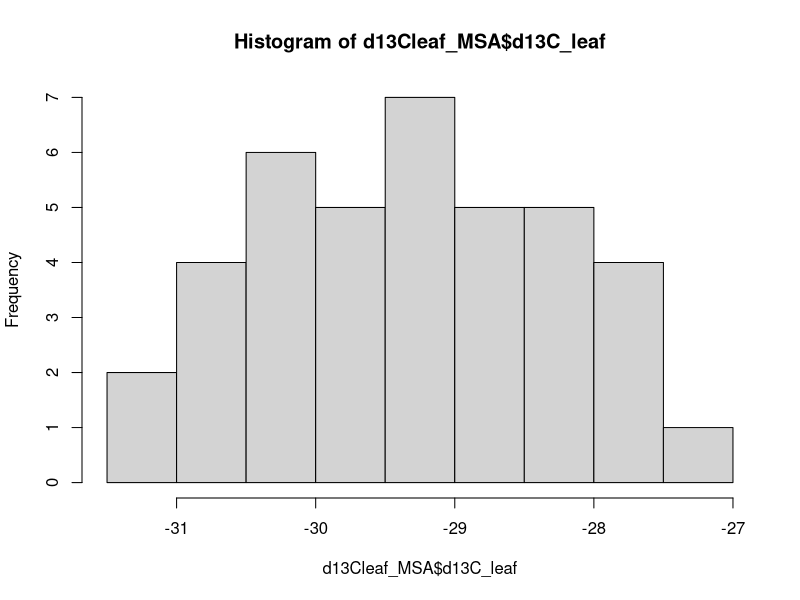
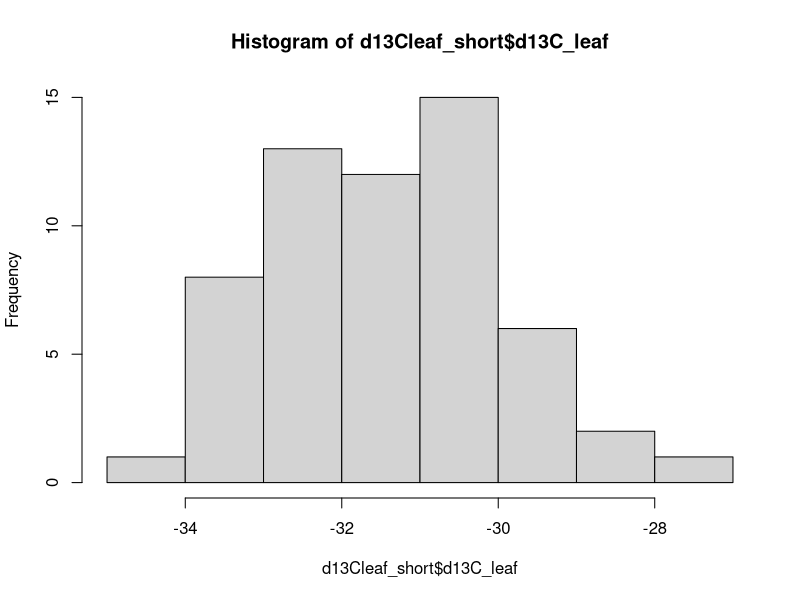
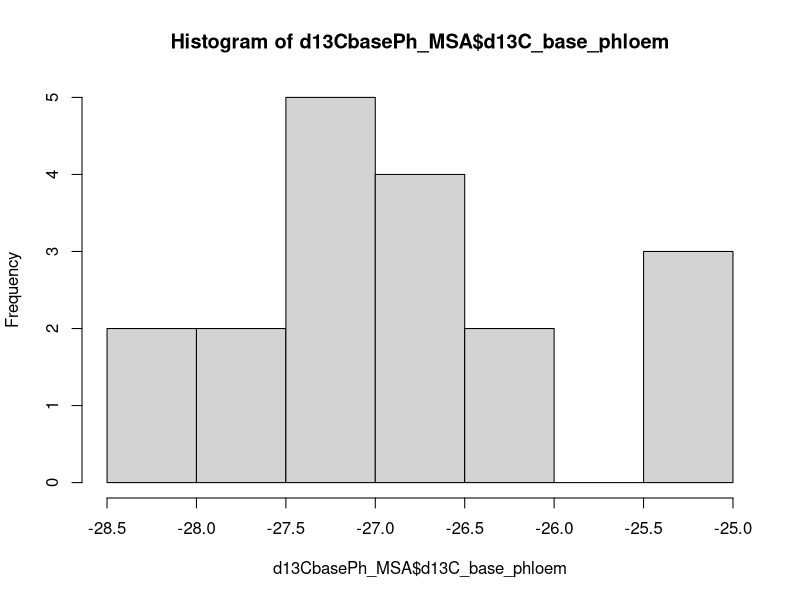
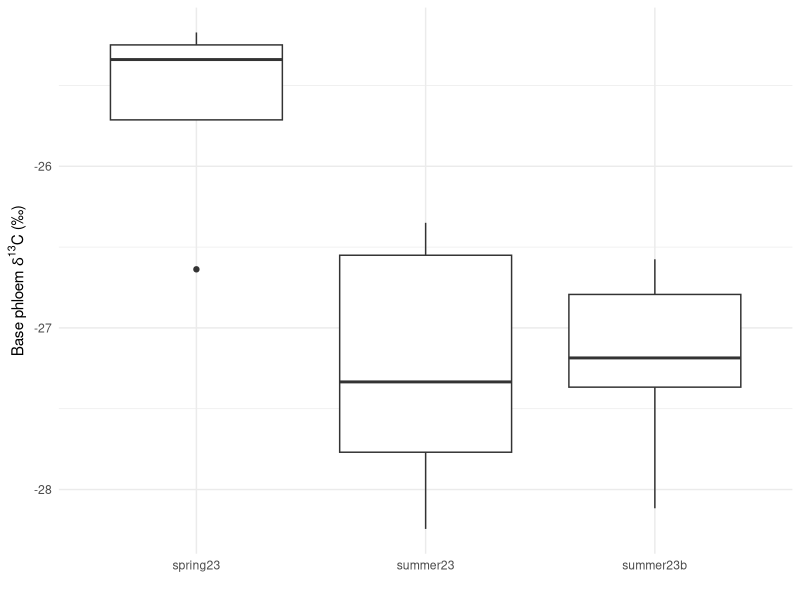
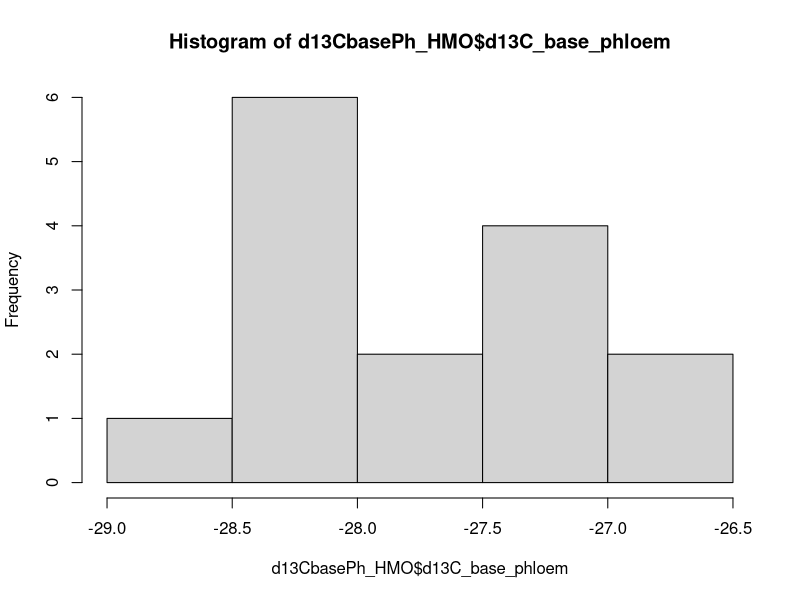
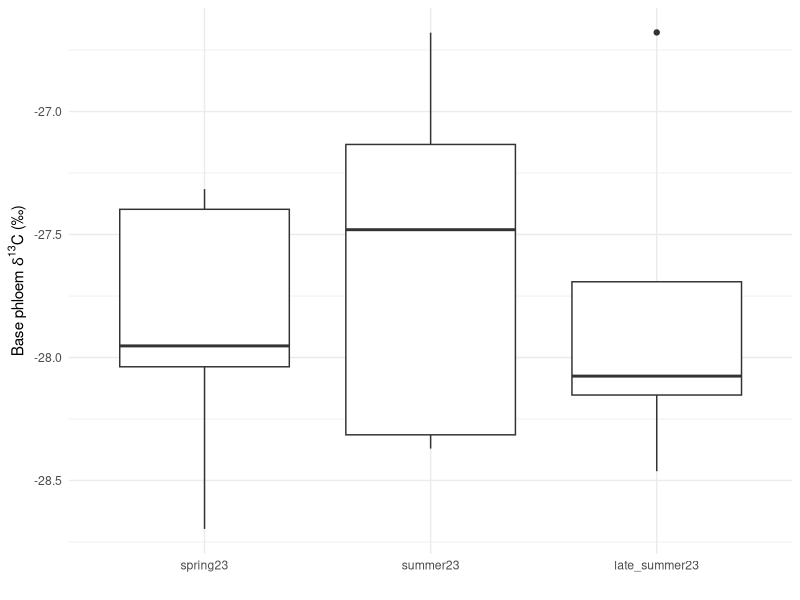
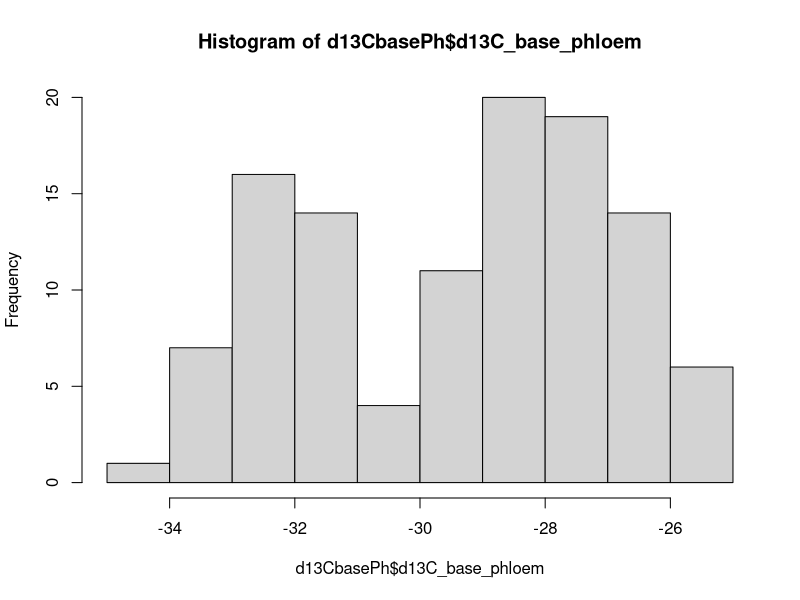
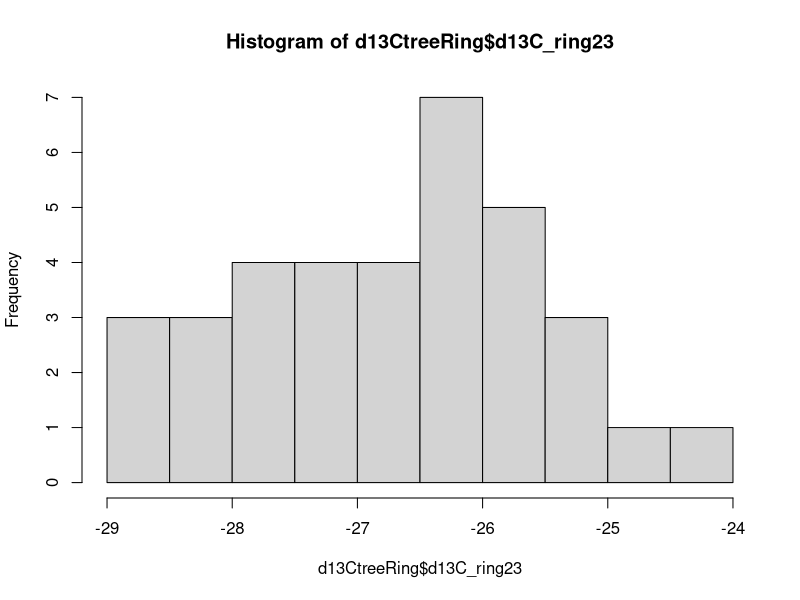

Recreate these plots in R, in order.
library(cowplot)

####0. load and read the data
library(tidyverse)

# selection of data from the various campaigns and canopy positions is based on
# the results of the statistical analyses detailed in "quick_stats_plots"

d13Cleaf <- read.csv("gradienteData/isotopes_gradiente_2023/isotopes_leaf.csv") %>% 
  select(-c(weight_mg, d15N_leaf)) %>% 
  mutate(ratio_CN_leaf = C_perc_leaf/N_perc_leaf)
  
d13CbasePh <- read.csv("gradienteData/isotopes_gradiente_2023/isotopes_base_phloem.csv") %>% 
  select(-c(d15N_base_phloem))
  
d13CtreeRing <- read.csv("gradienteData/isotopes_gradiente_2023/Tabla_S2025-3401_mod.csv") %>% 
  filter(year == 2023) %>% 
  select(-c(year, perc_C)) %>%
  rename(d13C_ring23 = d13C_permil)

d13CstemPh <- read.csv("gradienteData/isotopes_gradiente_2023/isotopes_stem_phloem.csv") %>%
  select(-c(d15N_stem_phloem))

####1. d13C of the leaf####

# look in detail at differences among canopy position in MSA
# select only campaigns for which we sampled multiple canopy positions
d13Cleaf_MSA <- subset(d13Cleaf, site == "MSA") %>% 
  mutate(campaign2 = ifelse(sampling_date >= 20230831, "xlater_summer23", campaign))
hist(d13Cleaf_MSA$d13C_leaf)
summary(lm(d13C_leaf ~ canopy_position * campaign,
           data = subset(d13Cleaf_MSA, sampling_date <= 20230827)))
anova(lm(d13C_leaf ~ canopy_position * campaign,
         data = subset(d13Cleaf_MSA, sampling_date <= 20230827)))
TukeyHSD(aov(d13C_leaf ~ canopy_position,
             data = subset(d13Cleaf_MSA, sampling_date <= 20230827)))
summary(lm(d13C_leaf ~ canopy_position2 * campaign,
           data = subset(d13Cleaf_MSA, sampling_date <= 20230827)))

# shade and shade_low are not significantly different from each other
# sun is significantly different from shade_low and from pooled shade and shade_low

# assess differences among campaigns (spring, summer, late summer)
# only in MSA and excluding sun leaves
d13Cleaf_MSA_2 <- subset(d13Cleaf_MSA, canopy_position != "sun")
summary(lm(d13C_leaf ~ campaign2, data = d13Cleaf_MSA_2))
TukeyHSD(aov(d13C_leaf ~ campaign2, data = d13Cleaf_MSA_2))
summary(lm(d13C_leaf ~ campaign2,
           data = subset(d13Cleaf_MSA_2, canopy_position == "shade_low")))
TukeyHSD(aov(d13C_leaf ~ campaign2,
           data = subset(d13Cleaf_MSA_2, canopy_position == "shade_low")))

# Significant differences between spring and late summer, but not with summer
# irrespective of whether shade and shale_low are pooled together or not

MSA_leaf <- ggplot(d13Cleaf_MSA,
                   aes(x = campaign2, y = d13C_leaf, fill = canopy_position)) +
  geom_boxplot(position = position_dodge(width = 0.8)) +
  labs(
    x = "",
    y = expression("Leaf" ~ delta^13 * "C (\u2030)"),
    fill = "Position"
  ) +
  theme_minimal()

# for leaf d13C the gradient study:
# (1) Drop the summer23 campaign (22-24 Aug) and keep spring and later summer
# these dates are closer to those of the other sites
# (2) select only shade low leaves for consistency

d13Cleaf_short <- d13Cleaf %>% 
  filter(canopy_position == "shade_low") %>% 
  filter(sampling_date <= 20230731 | sampling_date >= 20230827) %>%
  mutate(site = factor(site, levels = c("ART", "BER", "ITU", "MSA", "DIU")))
  
hist(d13Cleaf_short$d13C_leaf)
summary(lm(d13C_leaf ~ site * campaign, data = d13Cleaf_short))
anova(lm(d13C_leaf ~ site * campaign, data = d13Cleaf_short))
TukeyHSD(aov(d13C_leaf ~ site, data = d13Cleaf_short))
one <- ggplot(d13Cleaf_short, aes(x = site, y = d13C_leaf, fill = campaign)) +
  geom_boxplot(position = position_dodge(width = 0.8)) +
  labs(
    x = "",
    y = expression("Leaf" ~ delta^13 * "C (\u2030)"),
    fill = "Campaign"
  ) +
  theme_minimal()

# overall discrimination was higher in summer than in spring (more negative d13C), 
# sites differed in leaf d13C: (ART = BER = ITU) < (MSA = DIU)


####2. d13C of base phloem####

# look in detail at differences among campaigns in MSA and HMO

d13CbasePh_MSA <- d13CbasePh %>% 
  filter(site == "MSA")
hist(d13CbasePh_MSA$d13C_base_phloem)
summary(lm(d13C_base_phloem ~ campaign, data = d13CbasePh_MSA))
anova(lm(d13C_base_phloem ~ campaign, data = d13CbasePh_MSA))
TukeyHSD(aov(d13C_base_phloem ~ campaign, data = d13CbasePh_MSA))

ggplot(d13CbasePh_MSA, aes(x = campaign, y = d13C_base_phloem)) +
  geom_boxplot(position = position_dodge(width = 0.8)) +
  labs(
    x = "",
    y = expression("Base phloem" ~ delta^13 * "C (\u2030)")
  ) +
  theme_minimal()

# There are differences among campaigns in base phloem d13C at MSA,
# more negative d13C in both summer campaigns than in spring
# no differences between summer campaigns
# discard the first summer campaigns for consistency

d13CbasePh_HMO <- d13CbasePh %>% 
  filter(site == "HMO") %>% 
  mutate(campaign = factor(campaign,
                           levels = c("spring23", "summer23", "late_summer23")))
hist(d13CbasePh_HMO$d13C_base_phloem)
summary(lm(d13C_base_phloem ~ campaign, data = d13CbasePh_HMO))
anova(lm(d13C_base_phloem ~ campaign, data = d13CbasePh_HMO))

ggplot(d13CbasePh_HMO, aes(x = campaign, y = d13C_base_phloem)) +
  geom_boxplot(position = position_dodge(width = 0.8)) +
  labs(
    x = "",
    y = expression("Base phloem" ~ delta^13 * "C (\u2030)")
  ) +
  theme_minimal()

# no differences among campaigns in base phloem d13C at HMO.
# select only late summer, closer in date to the rest of the sampling

d13CbasePh <- d13CbasePh %>% 
  filter(sampling_date <= 20230701 | sampling_date >= 20230827) %>%
  mutate(campaign = ifelse(sampling_date <= 20230701, "spring23", "summer23")) %>% 
  mutate(site = factor(site, levels = c("ART", "BER", "ITU", "MSA", "DIU", "HMO")))
hist(d13CbasePh$d13C_base_phloem)
summary(lm(d13C_base_phloem ~ site * campaign, data = d13CbasePh))
anova(lm(d13C_base_phloem ~ site * campaign, data = d13CbasePh))
TukeyHSD(aov(d13C_base_phloem ~ site, data = d13CbasePh))
TukeyHSD(aov(d13C_base_phloem ~ site * campaign, data = d13CbasePh))
three <- ggplot(d13CbasePh, aes(x = site, y = d13C_base_phloem, fill = campaign)) +
  geom_boxplot(position = position_dodge(width = 0.8)) +
  labs(
    x = "",
    y = expression("Base phloem " * delta^13 * C~"(\u2030)"),
    fill = "Campaign"
  ) +
  theme_minimal()

# significant differences between sampling campaigns: more negative d13C in summer
# significant differences among sites: 
# (ART = BER = ITU)a HMO-ab DIU-bc MSA-c
# the interaction is significant: the difference between summer and spring was
# significant in ART, marginally significant in BER, ITU and MSA
# and not significant in DIU and HMO

####3. d13C of the tree ring####

d13CtreeRing <- d13CtreeRing %>% 
  mutate(site = factor(site, levels = c("ART", "BER", "ITU", "MSA", "DIU", "HMO")))

hist(d13CtreeRing$d13C_ring23)
summary(lm(d13C_ring23 ~ site, data = d13CtreeRing))
anova(lm(d13C_ring23 ~ site, data = d13CtreeRing))
TukeyHSD(aov(d13C_ring23 ~ site, data = d13CtreeRing))
four <- ggplot(d13CtreeRing, aes(x = site, y = d13C_ring23)) +
  geom_boxplot(position = position_dodge(width = 0.8)) +
  labs(
    x = "",
    y = expression("Ring " * delta^13 * "C (\u2030)"),
    fill = "Campaign"
  ) +
  theme_minimal()

# there are significant differences among sites in d13C:
# (ITU = ART) < (MSA = DIU = HMO), BER does not differ from any

####4.d13C of stem phloem

# look in detail at differences among canopy position in MSA
# select only campaigns for which we sampled multiple canopy positions
# we only have one value of stem phloem d13C for sun branches in spring
# drop sun branches

d13CstemPh_MSA <- d13CstemPh %>% 
  filter(site == "MSA") %>% 
  filter(canopy_position2 == "shade") %>% 
  mutate(campaign = ifelse(sampling_date >= 20230831, "late_summer", campaign)) %>% 
  mutate(campaign = factor(campaign, levels = c("spring23", "summer23", "late_summer")))

hist(d13CstemPh_MSA$d13C_stem_phloem)
summary(aov(d13C_stem_phloem ~ canopy_position * campaign,
           data = subset(d13CstemPh_MSA, sampling_date <= 20230827)))

ggplot(subset(d13CstemPh_MSA, sampling_date <= 20230827),
       aes(x = canopy_position, y = d13C_stem_phloem, fill = campaign)) +
  geom_boxplot(position = position_dodge(width = 0.8)) +
  labs(
    x = "",
    y = expression("Stem phloem " * delta^13 * "C (\u2030)"),
    fill = "Campaign"
  ) +
  theme_minimal()

# there are no differences in stem phloem d13C between spring and summer 23
# marginally significant (p = 0.07) differences in d13C between
# shade_low and shade

# assess differences among campaigns in MSA for shade_low
summary(lm(d13C_stem_phloem ~ campaign,
           data = subset(d13CstemPh_MSA, canopy_position == "shade_low")))
summary(aov(d13C_stem_phloem ~ campaign,
           data = subset(d13CstemPh_MSA, canopy_position == "shade_low")))
ggplot(subset(d13CstemPh_MSA, canopy_position == "shade_low"),
       aes(x = campaign, y = d13C_stem_phloem)) +
  geom_boxplot(position = position_dodge(width = 0.8)) +
  labs(
    x = "",
    y = expression("Stem phloem " * delta^13 * "C (\u2030)")
  ) +
  theme_minimal()
# no significant differences among campaigns, although d13C of the stem phloem
# tends to become more negative over time

# assess differences among sites and campaigns in stem phloem d13C

d13CstemPh <- d13CstemPh %>% 
  filter(sampling_date <= 20230701 | sampling_date >= 20230827) %>%
  filter(canopy_position == "shade_low") %>% 
  mutate(campaign = ifelse(sampling_date <= 20230701, "spring23", "summer23")) %>% 
  mutate(site = factor(site, levels = c("ART", "BER", "ITU", "MSA", "DIU")))
hist(d13CstemPh$d13C_stem_phloem)
summary(lm(d13C_stem_phloem ~ site * campaign, data = d13CstemPh))
anova(lm(d13C_stem_phloem ~ site * campaign, data = d13CstemPh))
TukeyHSD(aov(d13C_stem_phloem ~ site, data = d13CstemPh))
TukeyHSD(aov(d13C_stem_phloem ~ site * campaign, data = d13CstemPh))
two <- ggplot(d13CstemPh, aes(x = site, y = d13C_stem_phloem, fill = campaign)) +
  geom_boxplot(position = position_dodge(width = 0.8)) +
  labs(
    x = "",
    y = expression("Stem phloem " * delta^13 * C~"(\u2030)"),
    fill = "Campaign"
  ) +
  theme_minimal()

# there are significant differences among sites: (ART = BER = ITU) < (MSA = DIU)
# there is a significant interaction site x campaign: no differences between
# spring and summer in the wet sites (ART, BER, ITU), whereas at the dry sites
# we observe opposite trends: more discrimination in summer than spring in DIU,
# the other way around in MSA

cowplot::plot_grid(one, two, three, four,
                   labels = c("Leaf", "Stem phloem", "Base phloem", "Tree ring"),
                   ncol = 2, nrow = 2)
cowplot::plot_grid(one, two, three, ncol = 1, nrow = 3)
